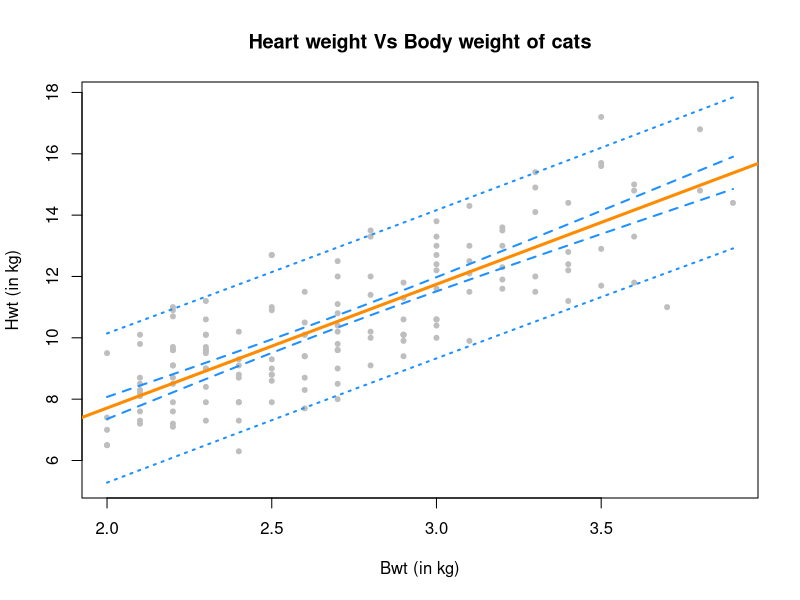
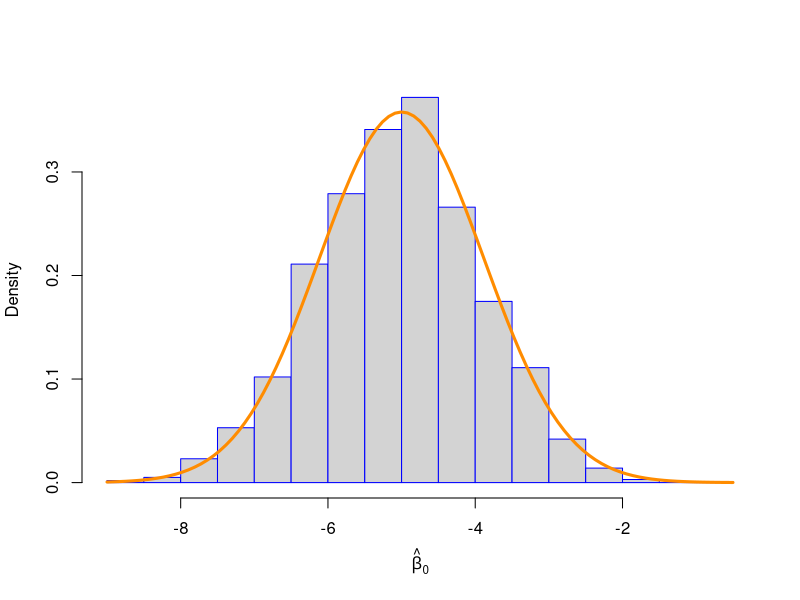
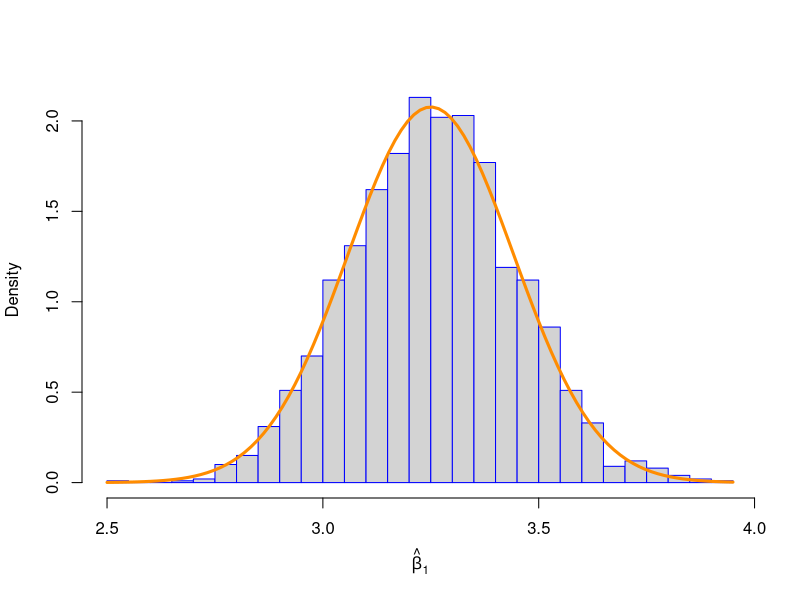

Here is the R script that generated these plots, in order: (Note: this script raises an error after producing the figures.)
## ---- chunk 1
cats <- MASS :: cats
cat_model <- lm(Hwt~Bwt, data=cats)  

#ttest <-t.test(cats$Hwt,cats$Bwt)

test_statistic <- summary(cat_model)$coefficients[,3]
names(test_statistic) <- c("teststat_beta0","teststat_beta1")
test_statistic

# The p-value of the test
p_value <- summary(cat_model)$coefficients[,4]
names(p_value) <- c("pvalue_beta0","pvalue_beta1")
p_value

# A statistical decision at α=0.05
p_value[2] < 0.05
## ---- chunk 2
confint(cat_model, parm = "Bwt", level= 0.90)
## ---- chunk 3
confint(cat_model, parm = "(Intercept)", level= 0.99)
## ---- chunk 4
newdata1 <- data.frame(Bwt = c(2.1,2.8))
predict(cat_model, newdata= newdata1 , interval = c("confidence"),level = 0.99)
## ---- chunk 5
newdata2 <- data.frame(Bwt = c(2.8,4.2))
predict(cat_model, newdata= newdata2 , interval = c("prediction"),level = 0.99)
## ---- chunk 6
weight_grid = seq(min(cats$Bwt), max(cats$Bwt), by = 0.01)
ci_band <- predict(cat_model, newdata= data.frame(Bwt = weight_grid) , interval = c("confidence"),level = 0.90)
pi_band <- predict(cat_model, newdata= data.frame(Bwt = weight_grid) , interval = c("prediction"),level = 0.90)

plot(Hwt ~ Bwt, data = cats,
     xlab = "Bwt (in kg)",
     ylab = "Hwt (in kg)",
     main = "Heart weight Vs Body weight of cats",
     pch  = 20,
     cex  = 1,
     col  = "grey",
     ylim = c(min(pi_band), max(pi_band)))
abline(cat_model, lwd = 3, col = "darkorange")

lines(weight_grid, ci_band[,"lwr"], col = "dodgerblue", lwd = 2, lty = 2)
lines(weight_grid, ci_band[,"upr"], col = "dodgerblue", lwd = 2, lty = 2)
lines(weight_grid, pi_band[,"lwr"], col = "dodgerblue", lwd = 2, lty = 3)
lines(weight_grid, pi_band[,"upr"], col = "dodgerblue", lwd = 2, lty = 3)
## ---- chunk 7
ttest <-t.test(cats$Hwt,cats$Bwt,mu=4)
teststatistic <- ttest[1]
teststatistic
pvalue <- ttest[3]
pvalue
pvalue < 0.05
## ---- chunk 8
data(Ozone, package = "mlbench")
Ozone = Ozone[, c(4, 6, 7, 8)]
colnames(Ozone) = c("ozone", "wind", "humidity", "temp")
Ozone = Ozone[complete.cases(Ozone), ]
## ---- chunk 9
ozone_wind_model <- lm(ozone~wind, data = Ozone)

test_statistic <- summary(ozone_wind_model)$coefficients[,3]
names(test_statistic) <- c("teststat_beta0","teststat_beta1")
test_statistic

p_value <- summary(ozone_wind_model)$coefficients[,4]
names(p_value) <- c("pvalue_beta0","pvalue_beta1")
p_value

p_value[2] < 0.01
## ---- chunk 10
ozone_temp_model. <- lm(ozone~temp, data = Ozone)

test_statistic <- summary(ozone_temp_model.)$coefficients[,3]
names(test_statistic) <- c("teststat_beta0","teststat_beta1")
test_statistic 

p_value <- summary(ozone_temp_model.)$coefficients[,4]
names(p_value) <- c("pvalue_beta0","pvalue_beta1")
p_value

p_value < 0.01
## ---- chunk 11
 beta_0 <- -5
  beta_1 <- 3.25
  sigma <- 4
  birthday = 19920720
  set.seed(birthday)
  n = 50
  x = seq(0, 10, length = n)
  Sxx = sum((x - mean(x)) ^ 2)
  var_beta_1_hat = sigma ^ 2 / Sxx
  var_beta_0_hat = sigma ^ 2 * (1 / n + mean(x) ^ 2 / Sxx)

  beta_0_hats <- as.vector(rep(0,2000))
  beta_1_hats <- as.vector(rep(0,2000))
  for (i in 1:2000)
  {
    
    epsilon = rnorm(n, mean = 0, sd = sigma)
    y = beta_0 + beta_1 * x + epsilon
    sim_model<-  lm(y ~ x)
    beta_0_hats[i] <- coef(sim_model)[1]
    beta_1_hats[i] <- coef(sim_model)[2]
    i <- i+1
  }
## ---- chunk 12
 true_expected <-c(beta_0,beta_1) 
 simulated_mean <-  c(mean(beta_0_hats),mean(beta_1_hats))
 true_sd <-  sqrt(c(var_beta_0_hat,var_beta_1_hat))
 emp_sd <- sqrt(c(var(beta_0_hats),var(beta_1_hats)))
 
table <- as.data.frame(rbind(true_expected,simulated_mean,true_sd,emp_sd))
colnames(table) <- c(expression(betahat_0),expression(betahat_1))

library(knitr)
kable(table, format = "markdown")
## ---- chunk 13
  hist(beta_0_hats, prob = TRUE, breaks = 25, 
       xlab = expression(hat(beta)[0]), main = "", border = "blue")
  curve(dnorm(x, mean = beta_0, sd = sqrt(var_beta_0_hat)), 
        col = "darkorange", add = TRUE, lwd = 3)
  hist(beta_1_hats, prob = TRUE, breaks = 20, 
       xlab = expression(hat(beta)[1]), main = "", border = "blue")
  curve(dnorm(x, mean = beta_1, sd = sqrt(var_beta_1_hat)), 
        col = "darkorange", add = TRUE, lwd = 3)
  
## ---- chunk 14
 beta_0 <- 5
  beta_1 <- 2
  sigma <- 3
  birthday = 19920720
  set.seed(birthday)
  n = 25
  x = seq(0, 2.5, length = n)
  Sxx = sum((x - mean(x)) ^ 2)
  
  
  beta_hat_1_se <- as.vector(rep(0,2500))
  beta_1_hats <- as.vector(rep(0,2500))
  for (i in 1:2500)
  {
    epsilon = rnorm(n, mean = 0, sd = sigma)
    y = beta_0 + beta_1 * x + epsilon
    sim_model<-  lm(y ~ x)
    beta_1_hats[i] <- coef(sim_model)[2]
    beta_hat_1_se[i] <- summary(sim_model)$coefficient[2,2]
    i <- i+1
  }
  
## ---- chunk 15
 1-((1-.95)/2)
  crit <- qt(0.975,df = n-2)
  lower_95 <- beta_1_hats - (crit*beta_hat_1_se)
  upper_95 <- beta_1_hats + (crit*beta_hat_1_se)
 
## ---- chunk 16
 true_int <- table(beta_1 >= lower_95 & beta_1 <= upper_95)
    as.vector(true_int[2]/length(upper_95))
## ---- chunk 17
contains_null <- table(0 >= lower_95 & 0 <= upper_95)
    as.vector(contains_null[1]/length(lower_95))
## ---- chunk 18
crit_99 <- qt(0.995 ,df = n-2)
  lower_99 <- beta_1_hats - (crit_99*beta_hat_1_se)
  upper_99 <- beta_1_hats + (crit_99*beta_hat_1_se)
## ---- chunk 19
 true_int1 <- table(beta_1 >= lower_99 & beta_1 <= upper_99)
  as.vector(true_int1[2]/length(upper_99))
## ---- chunk 20
  contains_null1 <- table(0 >= lower_99 & 0 <= upper_99)
  as.vector(contains_null1[1]/length(lower_99))
 
## ---- chunk 21
cats <- MASS::cats
cat_model <- lm(Hwt~Bwt, data=cats)

calc_pred_int <- function(model, newdata,level=0.95)
{
  
  #yhat
  n <- length(cat_model$fitted.values)
  y_hat <- predict(model,newdata = newdata)
  
  
  #crit value
  int  <- (1-  (1-level)/2)
  crit <-  qt(int, df = n -2)
  
  #SE
  x <- (model$fitted.values - model$coefficients[1])/ model$coefficients[2]
  s_e <- summary(model)$sigma
  Sxx = sum((x - mean(x)) ^ 2)
  SE = s_e*(sqrt(1+(1/n)+(as.vector(newdata) -mean(x)) ^2/Sxx))
  lower_bound <- y_hat - (crit*SE)
  upper_bound <- y_hat + (crit*SE)
  
  
    pred_int <- c(y_hat,lower_bound,upper_bound)
    pred_int_name <- unlist(pred_int, use.names=FALSE)
    names(pred_int_name) <- c("estimate","lower bound","upper bound")
    pred_int_name
}

  newcat_1 = data.frame(Bwt = 4.0)
  calc_pred_int(cat_model, newcat_1)

  newcat_2 = data.frame(Bwt = 3.3)
  calc_pred_int(cat_model, newcat_2, level = 0.99)

